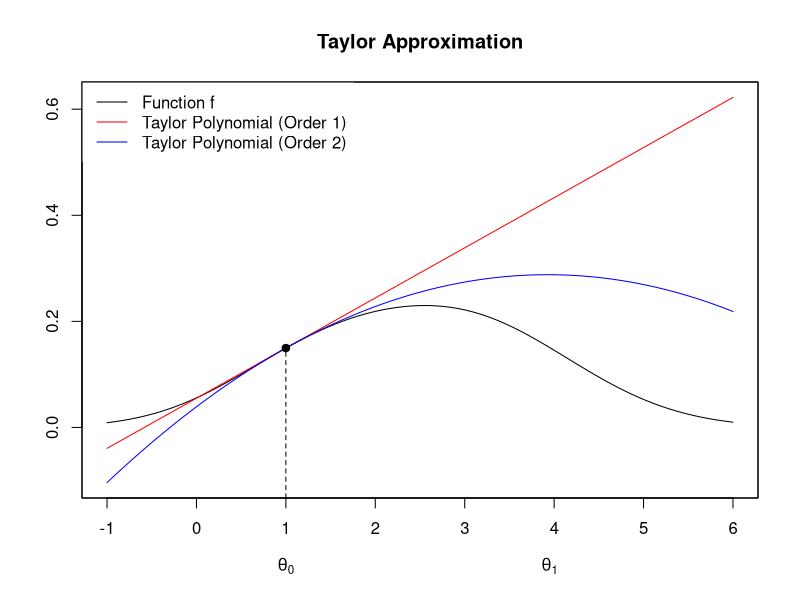

Write the R code that produced this figure.
## ---- chunk 1
#| label: fig-taylorApprox
#| fig-cap: First- and second-order Taylor approximations of a function $f$ around $\theta=1.$

## #######################
## Taylor Approximation
## #######################
# install.packages("pracma")
library("pracma")

myFun <- function(x){
  1*exp((-1/2)*(x-1.25)^2)/10 + 
  1*exp((-1/3)*(x-3)^2)/5
}

## Taylor approximation of myFun around x0
x0              <- 1
taylor_poly_1   <- taylor(f = myFun, x0 = x0, n = 1)
taylor_poly_2   <- taylor(f = myFun, x0 = x0, n = 2)

## Plot
x_seq           <- seq(from = x0 -2, to = x0 + 5, length.out=100)
y_myFun         <- myFun(x_seq)
y_taylor_poly_1 <- polyval(taylor_poly_1, x_seq)
y_taylor_poly_2 <- polyval(taylor_poly_2, x_seq)


plot(x  = x_seq, y = y_myFun,  type = "l", col = "black", lwd = 1, ylab="", xlab="", main = "Taylor Approximation", ylim = range(y_myFun,y_taylor_poly_1,y_taylor_poly_2))
axis(1, at=1, line=2, labels = expression(theta[0]), tick=FALSE)
axis(1, at=x_seq[which.max(y_taylor_poly_2)], line=2, labels = expression(theta[1]), tick=FALSE)
lines(x = x_seq, y = y_taylor_poly_1, col = "red", lty=1)
lines(x = x_seq, y = y_taylor_poly_2, col = "blue", lty=1)
points(x=1, y=myFun(1), col="black", pch=19)
# points(x=x_seq[which.max(y_taylor_poly_2)], y=max(y_taylor_poly_2), col="blue", pch=19)
lines(x=rep(x0, 2), y=c(par("usr")[3], myFun(1)), lty=2)
# lines(x=rep(x_seq[which.max(y_taylor_poly_2)],2), 
#       y=c(0,max(y_taylor_poly_2)), lty=2)
legend(x="topleft", legend=c("Function f", "Taylor Polynomial (Order 1)", "Taylor Polynomial (Order 2)"), col=c("black", "red", "blue"), lty=c(1,1,1), box.lwd=0)
box()
